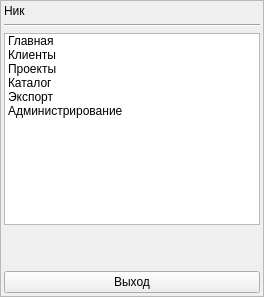
     <widget class="QFrame" name="frame_sidebar">
      <property name="maximumSize">
       <size>
        <width>300</width>
        <height>16777215</height>
       </size>
      </property>
      <property name="frameShape">
       <enum>QFrame::Shape::StyledPanel</enum>
      </property>
      <property name="frameShadow">
       <enum>QFrame::Shadow::Raised</enum>
      </property>
      <layout class="QGridLayout" name="gridLayout_2">
       <property name="leftMargin">
        <number>3</number>
       </property>
       <property name="topMargin">
        <number>3</number>
       </property>
       <property name="rightMargin">
        <number>3</number>
       </property>
       <property name="bottomMargin">
        <number>3</number>
       </property>
       <item row="1" column="0">
        <widget class="Line" name="line">
         <property name="orientation">
          <enum>Qt::Orientation::Horizontal</enum>
         </property>
        </widget>
       </item>
       <item row="4" column="0">
        <widget class="QPushButton" name="pb_logout">
         <property name="text">
          <string>Выход</string>
         </property>
        </widget>
       </item>
       <item row="2" column="0">
        <widget class="QListWidget" name="lw_main">
         <item>
          <property name="text">
           <string>Главная</string>
          </property>
         </item>
         <item>
          <property name="text">
           <string>Клиенты</string>
          </property>
         </item>
         <item>
          <property name="text">
           <string>Проекты</string>
          </property>
         </item>
         <item>
          <property name="text">
           <string>Каталог</string>
          </property>
         </item>
         <item>
          <property name="text">
           <string>Экспорт</string>
          </property>
         </item>
         <item>
          <property name="text">
           <string>Администрирование</string>
          </property>
         </item>
        </widget>
       </item>
       <item row="3" column="0">
        <spacer name="verticalSpacer">
         <property name="orientation">
          <enum>Qt::Orientation::Vertical</enum>
         </property>
         <property name="sizeHint" stdset="0">
          <size>
           <width>20</width>
           <height>40</height>
          </size>
         </property>
        </spacer>
       </item>
       <item row="0" column="0">
        <widget class="QLabel" name="lb_nick">
         <property name="text">
          <string>Ник</string>
         </property>
        </widget>
       </item>
      </layout>
     </widget>
